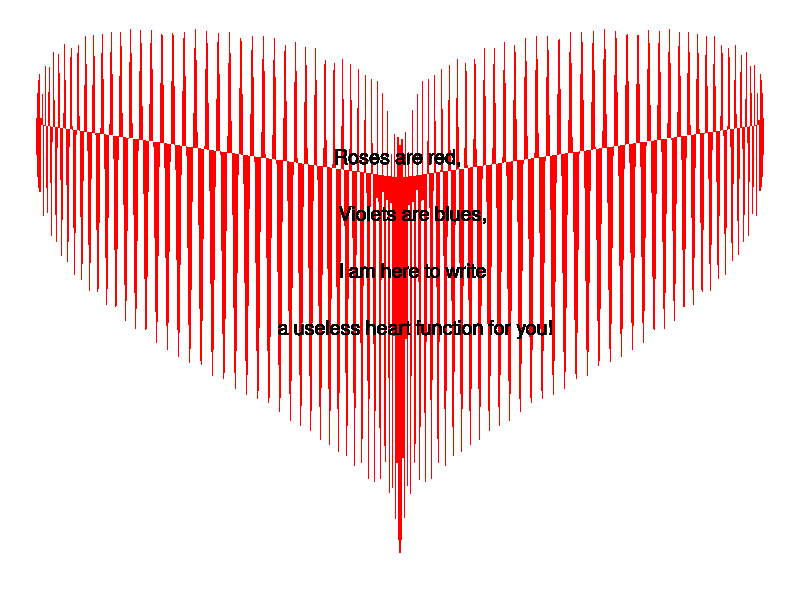

Recreate this plot in R.
##########################################
# 
# Valentine useless R function Poem
#
# Series:
# Little Useless-useful R functions #17
# Created: February 02, 2021
# Author: Tomaz Kastrun
# Blog: tomaztsql.wordpress.com
# V.1.0

# Changelog: 
#
###########################################

library(tidyverse)


ValentinePoem <- function(){
df<- data_frame(t = seq(-pi, 0, 0.001),
           x1 = (sin(t)*sin(t)),
           x2 = x1*-1,
           #y = 15*cos(t) - 5*cos(2*t) - 3*cos(3*t) - 3*cos(4*t)
           y = sqrt(cos(t))*cos(200*t) + sqrt(abs(t)) - 0.7*(4 - t^2)^0.01
           ) %>%
gather(heart, x,x1,x2)
p <- ggplot(df, aes(x, y)) + geom_polygon(fill = "Red") + theme_void() +
  geom_text(size=5,aes(x=0, y=0, label="Roses are red, \n
      Violets are blues, \n
      I am here to write \n
      a useless heart function for you!"), col="black") +  theme(legend.position = "none")
return(p)
}

ValentinePoem()
